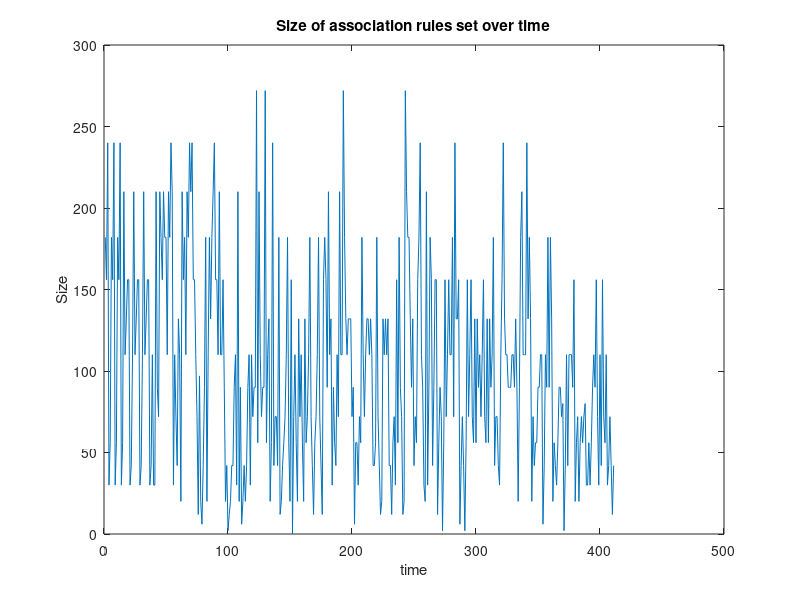

Recreate this plot in MATLAB.
fileID = fopen('./ppRules/ruleSize.txt','r');
formatSpec = '%d';
A = fscanf(fileID,formatSpec);
x = 1:length(A);
plot(x,A);
title('Size of association rules set over time');
xlabel('time');
ylabel('Size');
